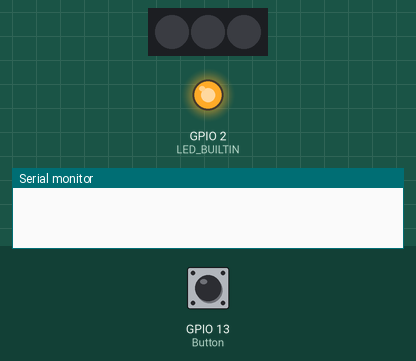
Simulated run of this program. Board: ESP32. Shown: 3 RGB LEDs in strip order, left to right, output pins drawn as LEDs (lit = HIGH), the last lines printed to the serial monitor. The inputs (shaded band) are chosen by the test bench; at power-on: GPIO 13 (Button) HIGH. The strip is taken to match the declared colour order.

Above: at 1.2 s.
1.3 s: GPIO 13 (Button) pulled LOW for 0.15 s
At 3.4 s:
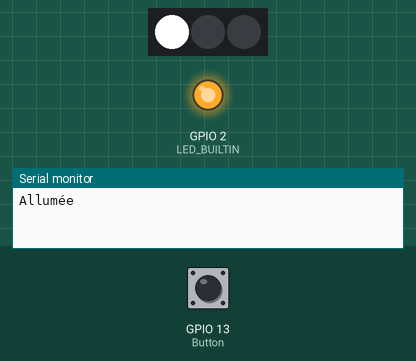
At 3.8 s:
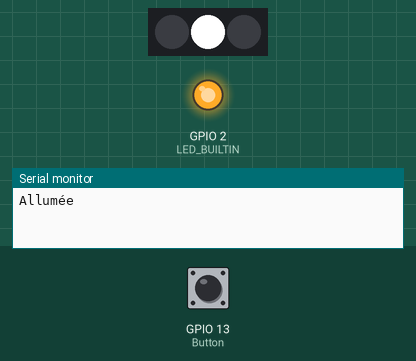
Timing chart, 0 to 10.4 s (numbered marks = the images above; inputs shaded):
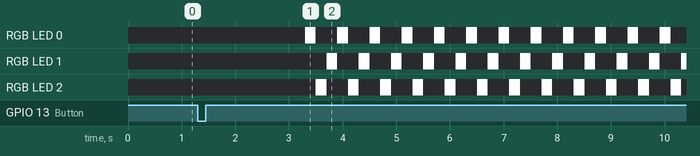

Measured:
- after the input at 1.3 s, RGB LED 0: alternates RGB(255, 255, 255) for 0.20 s and off for 0.40 s, starting after 2.0 s; RGB LED 1: alternates RGB(255, 255, 255) for 0.20 s and off for 0.40 s, starting after 2.4 s; RGB LED 2: alternates RGB(255, 255, 255) for 0.20 s and off for 0.40 s, starting after 2.2 s

The program:

main.cpp
```cpp
//
// Created by SALHI Lamia et Tahar et raphi la malice et renax le renard on 07/03/2020.
//
#include <Arduino.h>
#include <Adafruit_NeoPixel.h>
#include "XL430.h"
#include "DynamixelManager.h"
#include "changementID.h"

#define LED 14
#define Button 13
#define INTER_OP_DELAY 500

void led(void);

Adafruit_NeoPixel strip;

const uint8_t MOTOR0_FINAL_POS[] = {255,255,253,0,0,9,0,3,116,0,253,7,0,0,178,205}; // 180°
const uint8_t MOTOR1_FINAL_POS[] = {255,255,253,0,1,9,0,3,116,0,111,8,0,0,83,69}; // 190°
const uint8_t MOTOR0_MEDIUM_POS[] = {255,255,253,0,0,9,0,3,116,0,254,5,0,0,153,113}; // 135°
const uint8_t MOTOR1_MEDIUM_POS[] = {255,255,253,0,1,9,0,3,116,0,254,3,0,0,246,145}; // 90°
const uint8_t ENABLE_TORQUE[] = {255,255,253,0,254,6,0,3,64,0,1,43,150};
const uint8_t LEDS_ON[] {255,255,253,0,254,6,0,3,65,0,1,60,22};

void setup() {
    pinMode(LED_BUILTIN, OUTPUT);
    digitalWrite(LED_BUILTIN, HIGH);

    Serial.begin(9600);

// bouton poussoir
    pinMode(Button, INPUT_PULLUP);
// Neopixel
    pinMode(LED, OUTPUT);
    strip = Adafruit_NeoPixel(3, LED, NEO_RGB + NEO_KHZ800);
    strip.begin();
    strip.fill();
    //strip.fill(~0u);
    strip.show(); // Initialise tous les pixels à 'off' (éteint)

    Serial2.begin(57600, SERIAL_8N1, 16, 17, false, 50);
    Serial2.write(LEDS_ON, sizeof(LEDS_ON));
}

void loop(){
    // bouton poussoir
    if (digitalRead(Button) == LOW ) {
        Serial.print("Allumée");
        led();
    }
}

void led(){
    Serial2.write(ENABLE_TORQUE, sizeof(ENABLE_TORQUE));

    Serial2.write(MOTOR1_MEDIUM_POS, sizeof(MOTOR1_MEDIUM_POS));

    delay(INTER_OP_DELAY);
    Serial2.write(MOTOR0_MEDIUM_POS, sizeof(MOTOR0_MEDIUM_POS));

    delay(2*INTER_OP_DELAY);
    Serial2.write(MOTOR1_FINAL_POS, sizeof(MOTOR1_FINAL_POS));

    delay(INTER_OP_DELAY);
    Serial2.write(MOTOR0_FINAL_POS, sizeof(MOTOR0_FINAL_POS));

    while (true) {
        for (int i = 0; i<3; i++) {
            strip.setPixelColor(i, 255, 255, 255);
            strip.show();
            delay(100);
            strip.setPixelColor(i, 0, 0, 0);
        }
    }
}
```

changementID.cpp
```cpp
//
// Created by jglrxavpok on 17/10/19.
//
#include <XL430.h>
#include "changementID.h"
/**
 * Change l'ID de TOUS les XL connectés à la valeur dans la variable 'id'
 */
void changeID(DynamixelManager* manager) {
    int id = 1;
    XL430* broadcast = new XL430(static_cast<uint8_t>(dynamixelV2::broadcastId), *manager);
    broadcast->changeID(id);
}
```

changementID.h
```cpp
//
// Created by jglrxavpok on 17/10/19.
//
#include "Arduino.h"
#include "DynamixelManager.h"

void changeID(DynamixelManager* manager);
```
